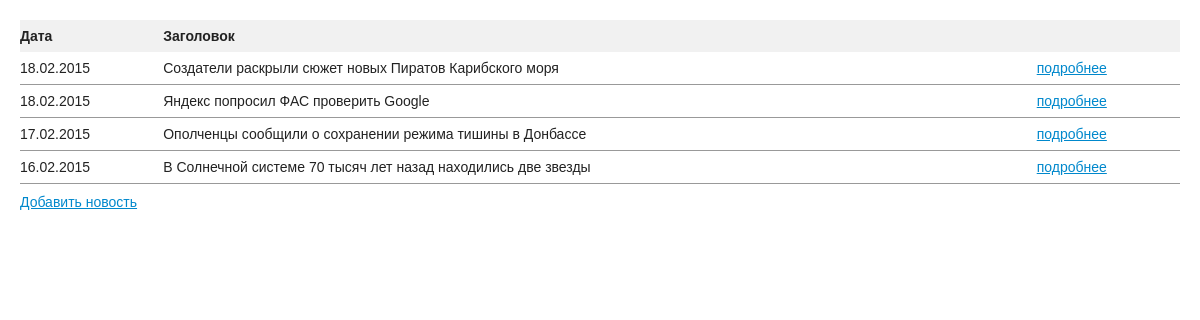
The page / on the database its author committed.
### tables this page shows
CREATE TABLE IF NOT EXISTS `news` (
  `id` bigint(20) unsigned NOT NULL AUTO_INCREMENT,
  `date` date NOT NULL,
  `title` varchar(255) NOT NULL,
  `content` text NOT NULL,
  UNIQUE KEY `id` (`id`)
);

### index.php (called while the page is built, shortened)
<?php
require __DIR__.'/models/news.php';
require __DIR__.'/controllers/news.php';
require __DIR__.'/views/index.php';

### models/news.php (called while the page is built, shortened)
<?php
require_once __DIR__.'/../functions/sql.php';
function news_getAll(){
    $sql = 'SELECT * FROM news ORDER BY date DESC';
    return sql_query($sql);
}

### functions/sql.php (called while the page is built, shortened)
<?php
function sql_query($sql){
    $res = mysql_query($sql);
    $ret = [];
    while(false !== $row = mysql_fetch_assoc($res)){
        $ret[] = $row;
    }
    return $ret;
}

### controllers/news.php (called while the page is built, shortened)
<?php
$items = news_getAll();

### views/news_list.php (the view)
<table>
    <tr>
        <th>Дата</th>
        <th>Заголовок</th>
        <th>&nbsp;</th>
    </tr>
    <?php foreach($items as $item):?>
        <tr>
            <td><?php echo date('d.m.Y', strtotime($item['date']));?></td>
            <td><?php echo $item['title']; ?></td>
            <td><a href="?view=news_one&id=<?php echo $item['id']?>">подробнее</a></td>
        </tr>
    <?php endforeach; ?>
</table>
<a href="?view=add">Добавить новость</a>

### views/index.php (shortened to what this page needs)
<!DOCTYPE html>
<html>
<head lang="ru">
    <link rel="stylesheet" href="/css/style.css" type="text/css" />
</head>
<body>
    <div id="wrapper">
        <?php require __DIR__.'/'.$view.'.php';?>
    </div>
</body>
</html>

### css/style.css (style rules this page uses)
body, div, dl, dt, dd, ul, ol, li, h1, h2, h3, h4, h5, h6, pre, code, form, fieldset, legend, textarea, p, blockquote, th, td { margin:0; padding:0; }
table { border-collapse:collapse; border-spacing:0; }
address, caption, cite, code, dfn, th, var { font-style:normal; font-weight:normal; }
caption, th { text-align:left; }
html { width:100%; height:100%; }
body { background: url(../img/sky.jpg) no-repeat 50% 0; width:100%; height:100%; min-height:100%; font:14px Arial, Helvetica, sans-serif; color:#222; }
a { color: #0088CC; outline: none; text-decoration: underline; }
#wrapper { margin: 20px; }
table { width: 100%; margin: 10px 0; }
table td { padding: 8px 0; border-bottom: #999 solid 1px; }
table th { background: #f1f1f1; font-weight: bold; padding: 8px 0; }

### rows shown on the page
news: date "18.02.2015", title "Создатели раскрыли сюжет новых Пиратов Карибского моря"
news: date "18.02.2015", title "Яндекс попросил ФАС проверить Google"
news: date "17.02.2015", title "Ополченцы сообщили о сохранении режима тишины в Донбассе"
news: date "16.02.2015", title "В Солнечной системе 70 тысяч лет назад находились две звезды"
